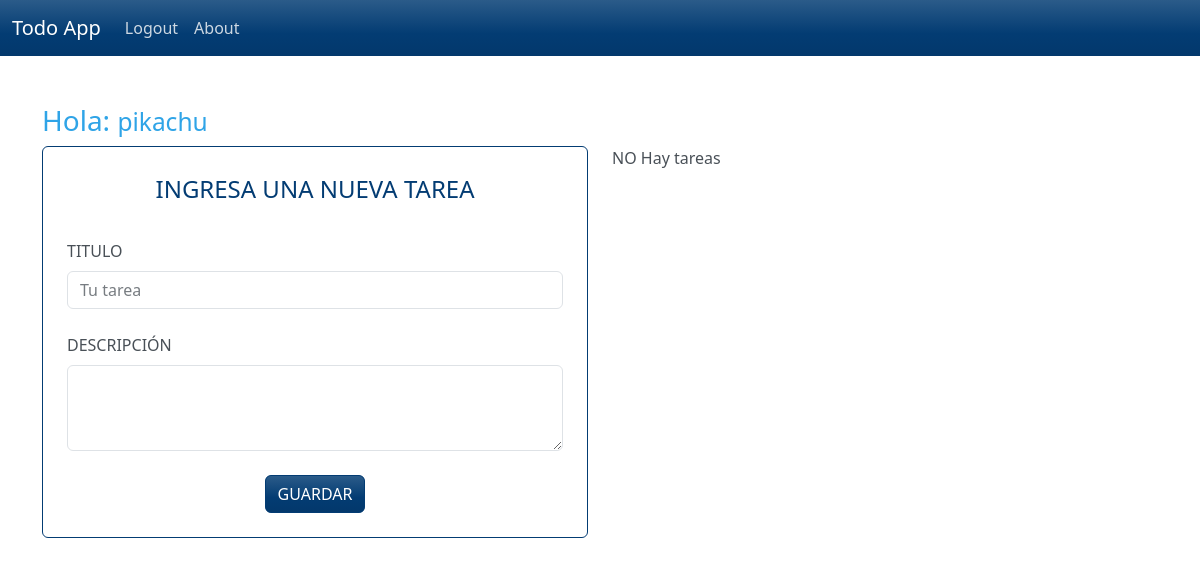
Page /tareas (signed in) on the earlier database version.
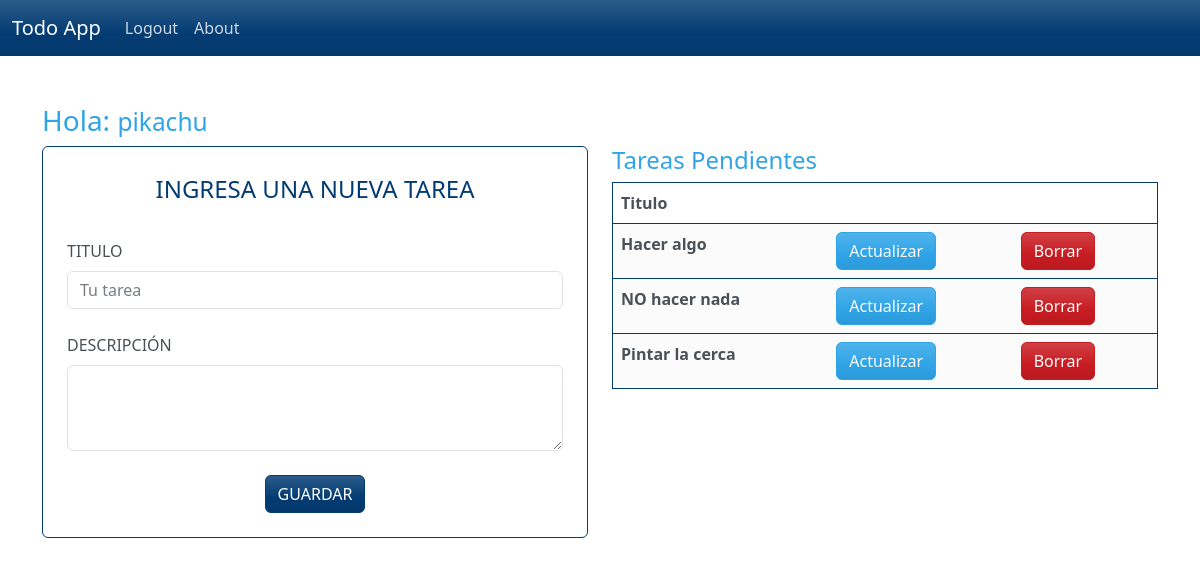
Same page on the later database version.
### tables this page shows
CREATE TABLE tareas (
                id INTEGER PRIMARY KEY AUTOINCREMENT,
                titulo TEXT NOT NULL,
                descripcion TEXT,
                fecha_creacion TEXT DEFAULT CURRENT_TIMESTAMP,
                user_id INTEGER NOT NULL,
                FOREIGN KEY (user_id) REFERENCES users(id) ON DELETE CASCADE
            );

### main.py (the view)
@app.route('/tareas', methods=["GET", "POST"])
def tareas():
    if 'user_id' not in session:
        return redirect(url_for('login'))
    tareas = []
    user_id = session['user_id']
    user_name = session['username']
    if 'user_id' not in session:
        return redirect(url_for('login'))
    if request.method == "POST":
        titulo = request.form['titulo'].strip()
        descripcion = request.form['descripcion'].strip()
        agregar_tarea(titulo,descripcion,user_id)
    tareas = buscar_tareas_por_user_id(user_id)
    print(tareas)
    return render_template('tareas.html',logged_in=True,user_name=user_name,tareas=tareas)

### database.py (called while the page is built)
def buscar_tareas_por_user_id(userid):
    with sqlite3.connect(DATABASE_PATH) as conn:
        conn.row_factory = sqlite3.Row #para que regrese un diccionario
        cursor = conn.cursor()
        cursor.execute("SELECT * FROM tareas WHERE user_id = ?",(userid,))
        tareas = cursor.fetchall()
        return tareas

### templates/tareas.html (shortened to what this page needs)
{% extends "base.html" %} {% block content %}
<div class="container mt-5">
  <div class="row">
    <h3>Hola: <small>{{user_name}}</small></h3>
  </div>
  <div class="row">
    <div class="col-12 col-md-6">
      <form method="post" class="border border-1 border-info p-4 rounded">
        <legend class="text-uppercase text-center text-info">
          Ingresa una nueva tarea
        </legend>
        <div class="row">
          <div>
            <label for="titulo" class="form-label mt-4 text-uppercase"
              >Titulo</label
            >
            <input
              type="text"
              class="form-control"
              id="titulo"
              name="titulo"
              placeholder="Tu tarea"
              autocomplete="off"
            />
          </div>
        </div>
        <div>
          <label for="exampleTextarea" class="text-uppercase form-label mt-4"
            >Descripción</label
          >
          <textarea
            class="form-control"
            name="descripcion"
            id="descripcion"
            rows="3"
          ></textarea>
        </div>
        <button
          class="btn btn-info text-uppercase mt-4 d-block mx-auto"
          type="submit"
        >
          Guardar
        </button>
      </form>
    </div>
    <div class="col-12 col-md-6">
        {% if tareas %}
            <h4>Tareas Pendientes</h4>
            <table class="table table-hover border border-1 border-info p-4">
            <thead>
                <tr>
                    <th scope="col">Titulo</th>
                    <th scope="col"></th>
                    <th scope="col"></th>
                </tr>
            </thead>
            {% for tarea in tareas %}
                <tr class="table-secondary border border-1 border-info p-4">
                <th scope="row">{{tarea['titulo']}}</th>
                <td><a class="btn btn-primary" href="{{ url_for('actulizar_tarea', id=tarea['id']) }}"">Actualizar</a></td>
                <td>
                    <form action="{{ url_for('borrar_tarea', id=tarea['id']) }}" method="POST" style="display:inline;">
                    <button class="btn btn-danger" type="submit">Borrar</button>
                </form>
                </td>
                </tr>
            {% endfor %}
            </table>
        {% else %}
             <p>NO Hay tareas</p>
        {% endif %}
    </div>
  </div>
</div>
{% endblock %}

### templates/base.html (shortened to what this page needs)
<!DOCTYPE html>
<html lang="en">
<head>
    <link rel="stylesheet" href="{{url_for('static',filename='bootstrap.css')}}">
</head>
<body>
    <nav class="navbar navbar-expand-lg bg-info" data-bs-theme="dark">
  <div class="container-fluid">
    <a class="navbar-brand" href="{{url_for('tareas')}}">Todo App</a>
    <div class="collapse navbar-collapse" id="navbarColor01">
      <ul class="navbar-nav me-auto">
        <li class="nav-item">
         {% if logged_in %}
            <a class="nav-link" href="{{url_for('cerrar_sesion')}}">Logout</a>
            {% else %}
            <a class="nav-link" href="{{url_for('login')}}">Login</a>
            <li class="nav-item">
            <a class="nav-link" href="{{url_for('registro')}}">Registro</a>
            </li>
          {% endif %}
        </li>
        <li class="nav-item">
          <a class="nav-link" href="{{url_for('about')}}">About</a>
        </li>
      </ul>
    </div>
  </div>
</nav>
    {% block content %}
    {% endblock %}
</body>
</html>

Differences in the rows shown:
added tareas: titulo "Hacer algo"
added tareas: titulo "NO hacer nada"
added tareas: titulo "Pintar la cerca"
Other differences:
text no longer shown: "NO Hay tareas"
text now shown: "Tareas Pendientes Titulo"
